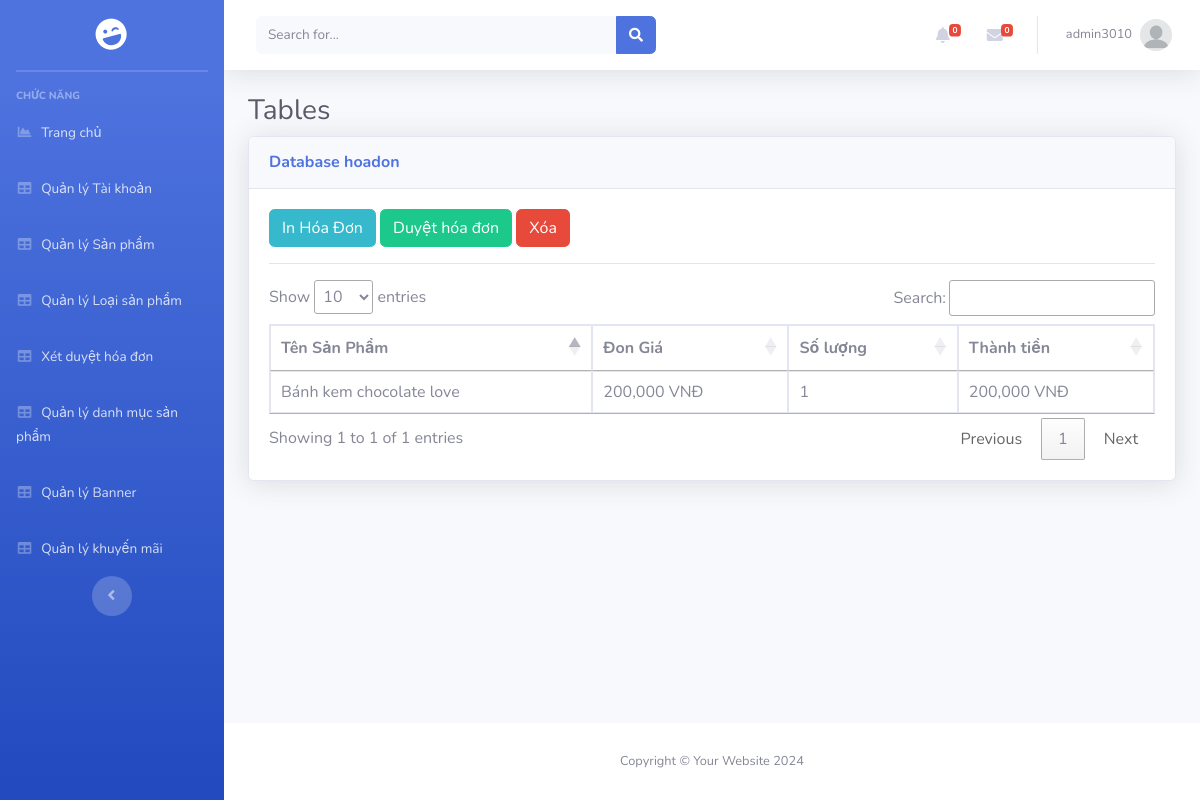
The app's page /Admin/index.php?mod=hoadon&act=chitiet&id=25 (signed in) with its own data.
### tables this page shows
CREATE TABLE `chitiethoadon` (
  `MaHD` int(11) NOT NULL,
  `MaSP` int(11) NOT NULL,
  `SoLuong` int(11) NOT NULL,
  `DonGia` float NOT NULL
);

CREATE TABLE `sanpham` (
  `MaSP` int(11) NOT NULL,
  `MaLSP` int(11) NOT NULL,
  `MaDM` int(11) NOT NULL,
  `TenSP` varchar(70) NOT NULL,
  `DonGia` int(11) NOT NULL,
  `SoLuong` int(10) UNSIGNED NOT NULL DEFAULT 1,
  `HinhAnh1` varchar(200) NOT NULL,
  `HinhAnh2` varchar(255) DEFAULT NULL,
  `HinhAnh3` varchar(255) DEFAULT NULL,
  `MaKM` int(11) NOT NULL,
  `Khoi_luong` varchar(50) DEFAULT NULL,
  `Kich_thuoc` varchar(50) DEFAULT NULL,
  `Mau` varchar(50) DEFAULT NULL,
  `Chat_lieu` varchar(50) DEFAULT NULL,
  `Xuat_xu` varchar(50) DEFAULT NULL,
  `Hinh_dang` varchar(50) DEFAULT NULL,
  `Size` varchar(50) DEFAULT NULL,
  `HSD` varchar(50) DEFAULT NULL,
  `Luu_y` varchar(50) DEFAULT NULL,
  `SoSao` int(11) NOT NULL,
  `SoDanhGia` int(11) NOT NULL,
  `TrangThai` int(11) NOT NULL,
  `MoTa` text NOT NULL,
  `ThoiGian` datetime DEFAULT NULL
);

### Admin/MVC/controllers/HoadonController.php (called while the page is built, shortened)
<?php
require_once("MVC/models/hoadon.php");
class HoaDonController
{
    var $hoadon_model;
    public function __construct()
    {
        $this->hoadon_model = new Hoadon();
    }
    function chitiet()
    {
        $id = isset($_GET['id']) ? $_GET['id'] : 1;
        $data = $this->hoadon_model->chitiethoadon($id);
        require_once("MVC/Views/Admin/index.php");
    }
}

### Admin/MVC/Models/connection.php (called while the page is built, shortened)
<?php
    class Connection{
        function __construct()
        {
            $severname ="localhost";
            $username ="root";
            $password ="";
            $db_name ="memocake";
            $this->conn = new mysqli($severname,$username,$password,$db_name);
        }
    }
?>

### Admin/MVC/Models/model.php (called while the page is built, shortened)
<?php
require_once("connection.php");
class Model
{
    function __construct()
    {
        $conn_obj = new Connection();
        $this->conn = $conn_obj->conn;
    }
}

### Admin/MVC/Models/hoadon.php (called while the page is built, shortened)
<?php
require_once("model.php");
class Hoadon extends Model
{
    function chitiethoadon($id){
        $query = "select ct.*, s.TenSP as Ten from chitiethoadon as ct, sanpham as s where ct.MaSP = s.MaSP and ct.MaHD = $id ";
        require("result.php");
        return $data;
    }
}

### Admin/MVC/Models/result.php (called while the page is built)
<?php
$result = $this->conn->query($query);
$data = array();
while ($row = $result->fetch_assoc()) {
    $data[] = $row;
}
?>

### Admin/MVC/Views/hoadon/detail.php (the view, shortened to what this page needs)
<?php if(isset($data) and $data != null){ ?>
<a href="javascrip:void(0)" class="btn btn-info" id="print-order-invoice" data-order_id="<?php echo $data['0']['MaHD']; ?>">In Hóa Đơn</a>
<a href="?mod=hoadon&act=xetduyet&id=<?= $data['0']['MaHD'] ?>" class="btn btn-success">Duyệt hóa đơn</a>
<a href="?mod=hoadon&act=delete&id=<?= $data['0']['MaHD'] ?>" onclick="return confirm('Bạn có thật sự muốn xóa ?');" type="button" class="btn btn-danger">Xóa</a>
<?php } ?>
<hr>
<table class="table table-bordered" id="dataTable" width="100%" cellspacing="0">
    <thead>
        <tr>
            <th scope="col">Tên Sản Phẩm</th>
            <th scope="col">Đon Giá</th>
            <th scope="col">Số lượng</th>
            <th scope="col">Thành tiền</th>
        </tr>
    </thead>
    <tbody>
        <?php foreach ($data as $row) { ?>
            <tr>
                <td><?= $row['Ten'] ?></td>
                <td><?= number_format($row['DonGia']) ?> VNĐ</td>
                <td><?= $row['SoLuong'] ?></td>
                <td><?= number_format($row['DonGia'] * $row['SoLuong']) ?> VNĐ</td>
            </tr>
        <?php } ?>
</table>

### records on screen
chitiethoadon: MaSP.TenSP "Bánh kem chocolate love", DonGia "200,000", SoLuong "1", $row['DonGia'] * $row['SoLuong'] "200,000"

### other values on screen
$_SESSION['login']['TaiKhoan'] "admin3010"
$mod "hoadon"
